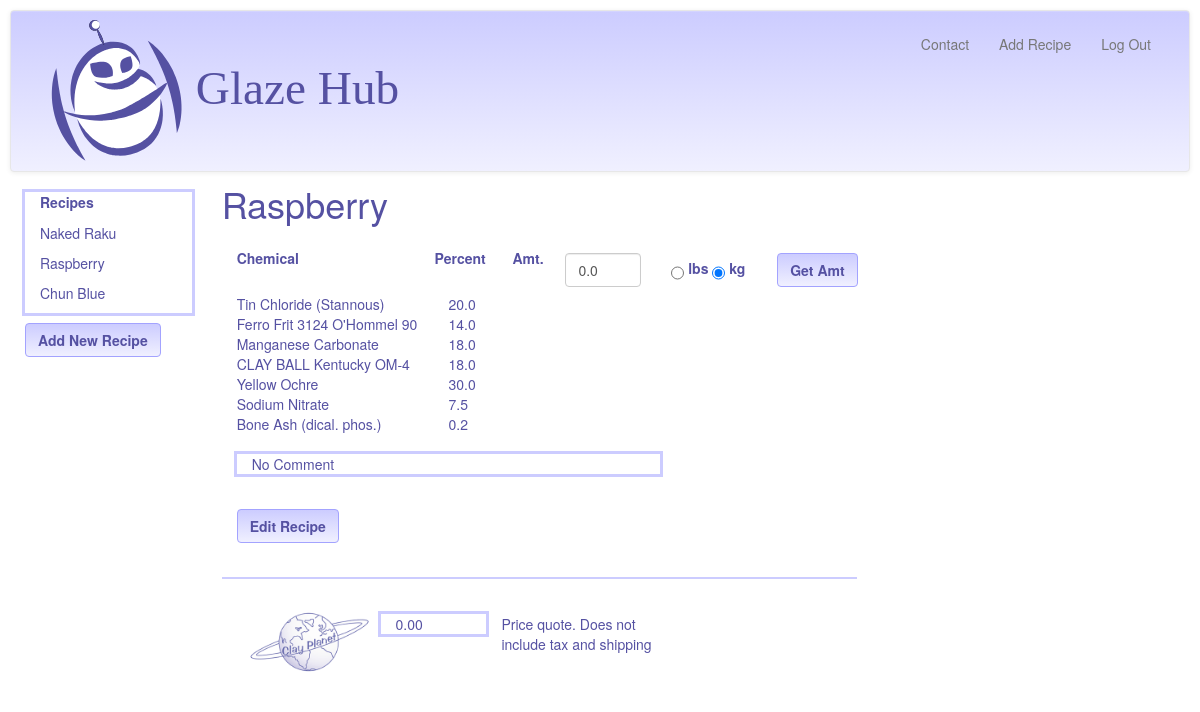
Page /recipecomps/4/Raspberry (signed in) on the earlier database version.
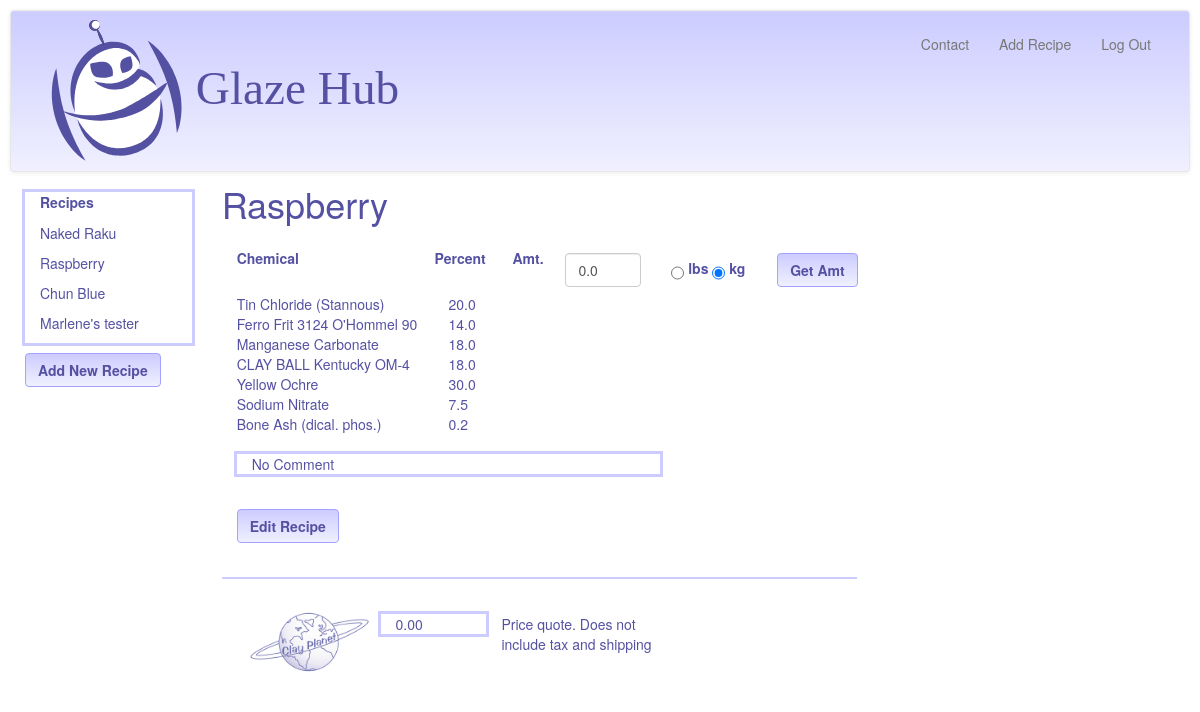
Same page on the later database version.
### model.py (models this page shows, shortened)
class Recipe(Base):
	__tablename__ = "recipes"
	id = Column(Integer, primary_key = True)
	recipe_name = Column(String (120))
	user_id = Column(Integer, ForeignKey('users.id'))
	user_notes = Column(String (3000), nullable = True)
	user = relationship("User", backref = backref("recipes", order_by=id))
	@classmethod
	def getRecipeNamesByUserID(cls, user_id):
		return session.query(Recipe).filter_by(user_id = user_id).all()
	@classmethod
	def getRecipeIDByName(cls, recipe_name, user_id):
		return session.query(Recipe).filter_by(recipe_name=recipe_name).filter_by(user_id = user_id).first()

class Component(Base):
	__tablename__ = "components"
	id = Column(Integer, primary_key = True)
	chem_id = Column(Integer, ForeignKey('chemicals.id'), nullable = False)
	recipe_id = Column(Integer, ForeignKey('recipes.id'), nullable = False)
	percentage = Column(Float, nullable = False)
	chem = relationship("Chem", backref = backref("components", order_by=id))
	recipe = relationship("Recipe", backref = backref("components", order_by=id))
	@classmethod
	def getComponentsByRecipeID(cls,recipe_id):
		return session.query(Component).filter_by(recipe_id = recipe_id).all()

class Chem(Base):
	__tablename__ = "chemicals"
	id = Column(Integer, primary_key = True)
	chem_name = Column(String(120))
	quarter = Column(Float)
	half = Column(Float)
	onelb = Column(Float)
	fivelb = Column(Float)
	tenlb = Column(Float)
	twentyfivelb = Column(Float)
	fiftylb = Column(Float)
	onehundlb = Column(Float)
	fivehundlb = Column(Float)

### glazehub.py (the view)
@app.route("/recipecomps/<int:userViewID>/<recipeName>")
def recipe(userViewID, recipeName):
	display_recipes = showUserRecipeList(userViewID)
	userLoginID = session["user_id"]
	if checkUserLoginID(userLoginID, userViewID):
		userViewID = userLoginID
		recipes = model.Recipe.getRecipeNamesByUserID(userLoginID)
		return render_template("user_recipes.html", display_recipes = recipes)
	else:
		recipe = model.Recipe.getRecipeIDByName(recipeName, userViewID)
		components = model.Component.getComponentsByRecipeID(recipe.id)
	messageToUser = None
	price_quote = 0.00
	batchComp = []
	wholenumlist = []
	leftoverbitslist = []
	batchsize = None
	unit_sys = "unitSys"
	lbschecked = ""
	kgchecked = 'checked = "checked"'
	return render_template("/recipecomps.html/", user_id = userViewID, recipe_name = recipeName,
			components = components, batchComp = batchComp, display_recipes=display_recipes,
			user_notes = recipe.user_notes, messageToUser = messageToUser, unitSys = unit_sys,
			batchsize = batchsize, wholenumlist=wholenumlist, lbschecked =lbschecked,
			kgchecked =kgchecked, leftoverbitslist=leftoverbitslist, price_quote = price_quote)

### glazehub.py (called while the page is built)
def showUserRecipeList(userViewID):
	userLoginID = session["user_id"]
	if checkUserLoginID(userLoginID, userViewID):
		recipes = model.Recipe.getRecipeNamesByUserID(userLoginID)
		return recipes
	else:
		recipes = model.Recipe.getRecipeNamesByUserID(userViewID)
		return recipes

def checkUserLoginID(userLoginID, userViewID):
	if userLoginID != int(userViewID):
		flash ("Invalid User ID. Here are your recipes.4")
	return False

### templates/recipecomps.html (shortened to what this page needs)
{% extends 'base2.html' %}
{% block body %}
<div class = "col-sm-2">
	<div class = "col-sm-12" id = "recipe_list" style="outline: 3px solid #ccccff; margin-bottom:10px" >
    	<label class = "control-label" for="userRecipes">
			Recipes
		</label>
		{% for recipe in display_recipes %}
		<ul style = "margin-top: 6px" class="recipe_names">
			<a class = "recipe_links" href = "/recipecomps/{{recipe.user_id}}/{{recipe.recipe_name }}">
				<li>{{ recipe.recipe_name }}</li></a>
		</ul>
		{% endfor %}
	</div>
	<div class = "row" id = "add_recipe_button">
		<div class = "col-sm-2">
			<a href = "/addRecipe/{{user_id}}">
			<button class ="btn btn-GH" id = "add_recipe">
					<strong>Add New Recipe</strong></button>
			</a>
		</div>
	</div>
</div>
	<div class = "col-sm-10" id = "recipe_section" style="margin-top:-2em">
		<h1>{{ recipe_name }}</h1>
		<div class = "col-sm-8" id = "recipe_list" >
			<div class = "row" style = "color:#5551a2">
				<div class = "col-sm-4" id = "chem_name" style = "margin-top:1em"><strong>Chemical
					</strong>
				</div>
				<div class = "col-sm-2" id = "percentage" style = "margin-top:1em; margin-left:-1em"><strong>Percent
					</strong>
				</div>
				<div class = "form-group" id = "amount_to_make" style = "margin-top:1em">
					<label class = "col-sm-1 control-label" style = "margin-left: -2em" for "amt">
						Amt.
					</label>
					<form action = "/recipecomps/{{user_id}}/{{recipe_name}}" method = "POST">
						<div class ="col-sm-2">
							{% if batchsize %}
								<input class = "form-control" type = "text" id = "batchsize"
										  name="batchsize" value = "{{batchsize}}"/>
							{% else %}
								<input class = "form-control" type = "text" id = "batchsize"
										  name="batchsize" value = "0.0"/>
							{% endif %}
						</div>
						<div class = "col-sm-2">
							<input class = "radio-GH"  type = "radio" name= "unitSys" value = "lbs"
								{{lbschecked}}/>
							<label for "pounds">lbs</label>
							<input class = "radio-GH" type = "radio" name= "unitSys" value = "kg"
								{{kgchecked}}/>
							<label for "metric">kg</label>
						</div>
						<div class = "col-sm-1">
							<button class ="btn btn-GH" style="margin-top:5px" type = "submit" id = "getAmount">
							<strong>Get Amt</strong></button>
						</div>
						<div class = "col-sm-8" id ="comp_percent_amt">
						{% for comp in components %}
							<div class = "row">
								<div class = "col-sm-6" >{{comp.chem.chem_name}}</div>
								<div class = "col-sm-2">{{comp.percentage}}</div>
							</div>
						{% endfor %}
						</div>
					</form>
				</div>
				<div class = "col-sm-4">
				</div>
			</div>
			<div class = "row">
				<div class = "col-sm-8"
					style="outline: 3px solid #ccccff; margin-top:20px; margin-left:15px;
						margin-bottom:20px">
					{{user_notes}}
				</div>
			</div>
			<div class = "row">
				<form action = "/editRecipe/{{user_id}}/{{recipe_name}}"
					<div class = "col-sm-2">
						<button class ="btn btn-GH" style="margin-top:15px" type = "submit" id = "editRecipe">
						<strong>Edit Recipe</strong></button>
					</div>
			<div class = "row">
				<hr noshade color ="#ccccff"></hr>
			</div>
		<form action = "/emailCP/{{user_id}}/{{recipe_name}}/{{batchsize}}">
			<div class = "row">
				<div class = "col-sm-3">
					<img id = "cplogo" src="/static/img/cplogo.png">
				</div>
				<div class = "col-sm-2" style="outline: 3px solid #ccccff; margin-top:15px">
					{%if batchsize%}
						{{"$%.2f" %price_quote}}
					{%else%}
						0.00
					{% endif %}
				</div>
				<div class = "col-sm-4" style="margin-top:15px">
					Price quote. Does not include tax and shipping
				</div>
			</div>
		</form>
	</div>
	</div>
{% endblock %}

### templates/base2.html (shortened to what this page needs)
<html>
    <head>
        <link rel="stylesheet" href="/static/css/bootstrap.css" />
        <link rel="stylesheet" href="/static/css/style.css" />
    </head>
    <body>
        <div class="navbar navbar-default">
            <div class="container-fluid">
                <div class="navbar-header">
                    <img class = "header_logo" src="/static/img/ghlogo1114.svg"><a class="navbar-brand" href="/"></a>
                </div>
                <div class="navbar-collapse collapse">
                    <ul class="nav navbar-nav navbar-right">
                        <li ><a href="mailto:marlenehirose@gmail.com">Contact</a></li>
                        {% if session["user_id"] %}
                            <li><a href = "/addRecipe/{{user_id}}">Add Recipe</a><li>
                            <li ><a href="/logout"> {{"Log Out"}} </a></li>
                        {% else %}
                             <li ><a href="/enterRecipe">Calculator</a></li>
                            <li ><a href="/login">{{"Log In"}}</a></li>
                        {% endif %}
                    </ul>
                </div>
            </div>
        </div>
        {% block body %}{% endblock %}
    </body>
</html>

### static/css/style.css (style rules this page uses)
a:link { color:#5551a2; }
.header_logo { width: 350px; }
#cplogo { width:125px; margin:10px; }
body { margin:10px; font-family: "Helvetica Neue", Helvetica, "Segoe UI", Arial, freesans, sans-serif; color:#5551a2; }
ul.recipe_names { list-style-type: none; padding:0 0px; }
input { height:3em; margin-top: 5px; }
.navbar-default { background-image: -webkit-linear-gradient(top, #ccccff 0%, #f0f0ff 100%); background-image: -o-linear-gradient(top, #ccccff 0%, #f0f0ff 100%); background-image: -webkit-gradient(linear, left top, left bottom, from(#ccccff), to(#f0f0ff)); background-image: linear-gradient(to bottom, #ccccff 0%, #f0f0ff 100%); filter: progid:DXImageTransform.Microsoft.gradient(startColorstr='#ccccffccccffff', endColorstr='#ccccff0f0ff', GradientType=0); filter: progid:DXImageTransform.Microsoft.gradient(enabled = false); background-repeat: repeat-x; border-radius: 4px; padding:8px; -webkit-box-shadow: inset 0 1px 0 rgba(255, 255, 255, .15), 0 1px 5px rgba(0, 0, 0, .075); box-shadow: inset 0 1px 0 rgba(255, 255, 255, .15), 0 1px 5px rgba(0, 0, 0, .075); }
.btn-GH { background-image: -webkit-linear-gradient(top, #ccccff 0%, #f0f0ff 100%); background-image: -o-linear-gradient(top, #ccccff 0%, #f0f0ff 100%); background-image: -webkit-gradient(linear, left top, left bottom, from(#ccccff), to(#f0f0ff)); background-image: linear-gradient(to bottom, #ccccff 0%, #f0f0ff 100%); filter: progid:DXImageTransform.Microsoft.gradient(startColorstr='#ffccccff', endColorstr='#fff0f0ff', GradientType=0); filter: progid:DXImageTransform.Microsoft.gradient(enabled = false); background-repeat: repeat-x; border-color: #a3a3ff; color:#5551a2; }
hr { border-color:#ccccff; border-width: 2px; }
.radio-GH, .checkbox-inline { display: inline-block; padding-left: 20px; margin-bottom: 0; font-weight: normal; vertical-align: middle; cursor: pointer; }

Differences in the rows shown:
added Recipe: recipe_name "Marlene's tester"
